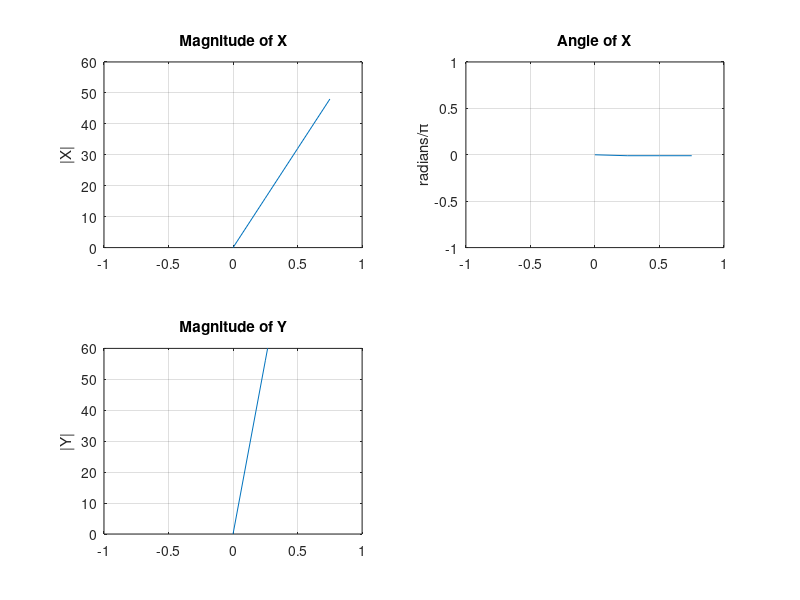

This chart was generated by the following MATLAB code:
# Checking of delay property of DTFT 
n = 0:7; x = [1 2 2 2 1 0 0 0];
n1= 0:7; x1 = [0 0 0 1 2 2 2 1];
k = 0:3; w = (pi/4)*k; # Frequency 
X = x *(exp(-j*pi/100).*(n'*k)); #DTFT of x
y= x + x1;
#Y = exp(j*pi*n/4).*x; #Signal multiplied by exp(j*pi*n/4)
Y = y * (exp(-j*pi/100).*(n'*k)); # DTFT of y
# Graphical verification
subplot(2,2,1); plot(w/pi,abs(X)); grid; axis([-1,1,0,60])
title('Magnitude of X'); ylabel('|X|')
subplot(2,2,2); plot(w/pi,angle(X)/pi); grid; axis([-1,1,-1,1])
title('Angle of X'); ylabel('radians/\pi')
subplot(2,2,3); plot(w/pi,abs(Y)); grid; axis([-1,1,0,60])
title('Magnitude of Y'); ylabel('|Y|')
